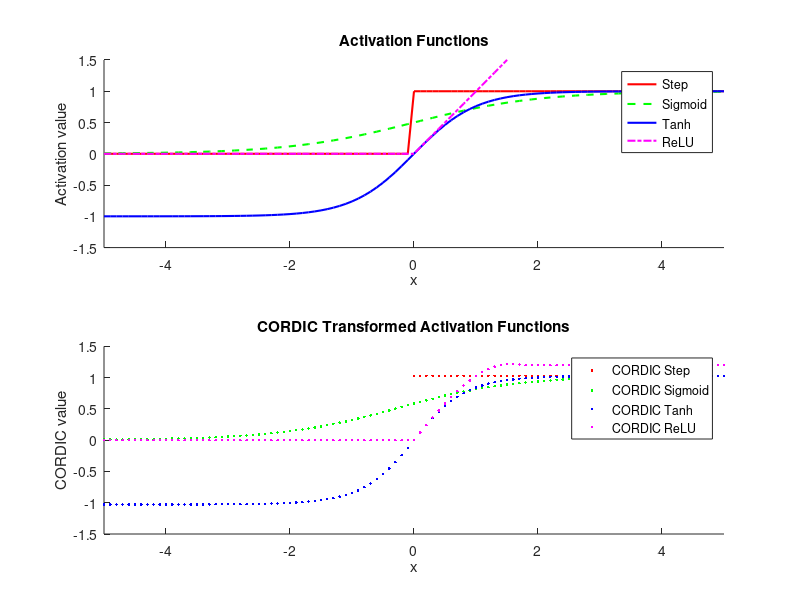

This figure's MATLAB source:
% Define the range of x values
x = -5:0.1:5;

% Define the activation functions
step = double(x >= 0);
sigmoid = 1 ./ (1 + exp(-x));
tanh_func = tanh(x);
relu = max(0, x);

% CORDIC algorithm function
function [cordic_result] = cordic_function(input_values)
    num_iterations = 15; % Number of iterations for CORDIC
    cordic_gain = 0.45;
    for i = 0:num_iterations-1
        cordic_gain = cordic_gain * sqrt(1 + 2^(-2 * i));
    end
    
    % Initialize the result vector
    cordic_result = zeros(size(input_values));
    
    % CORDIC algorithm
    for idx = 1:length(input_values)
        angle = input_values(idx);
        K = 1;
        current_angle = 0;
        X = cordic_gain;
        Y = 0;
        Z = angle;
        
        for i = 0:num_iterations-1
            if Z < 0
                d = -1;
            else
                d = 1;
            end
            
            X_new = X - Y * d * 2^(-i);
            Y = Y + X * d * 2^(-i);
            X = X_new;
            
            Z = Z - d * atan(2^(-i));
        end
        
        cordic_result(idx) = Y;
    end
end

% Apply CORDIC to each activation function
cordic_step = cordic_function(step);
cordic_sigmoid = cordic_function(sigmoid);
cordic_tanh = cordic_function(tanh_func);
cordic_relu = cordic_function(relu);

% Plot the activation functions
figure;

subplot(2, 1, 1); % Create the first subplot for the activation functions
hold on;
plot(x, step, 'r', 'LineWidth', 1.5); % Step function in red
plot(x, sigmoid, 'g--', 'LineWidth', 1.5); % Sigmoid function in green dashed
plot(x, tanh_func, 'b', 'LineWidth', 1.5); % Tanh function in blue
plot(x, relu, 'm-.', 'LineWidth', 1.5); % ReLU function in magenta dash-dot
xlabel('x');
ylabel('Activation value');
title('Activation Functions');
legend('Step', 'Sigmoid', 'Tanh', 'ReLU');
axis([-5 5 -1.5 1.5]);
hold off;

% Plot the CORDIC-transformed activation functions
subplot(2, 1, 2); % Create the second subplot for the CORDIC-transformed functions
hold on;
plot(x, cordic_step, 'r.', 'LineWidth', 1.5); % CORDIC Step function in red
plot(x, cordic_sigmoid, 'g.', 'LineWidth', 1.5); % CORDIC Sigmoid function in green dashed
plot(x, cordic_tanh, 'b.', 'LineWidth', 1.5); % CORDIC Tanh function in blue
plot(x, cordic_relu, 'm.', 'LineWidth', 1.5); % CORDIC ReLU function in magenta dash-dot
xlabel('x');
ylabel('CORDIC value');
title('CORDIC Transformed Activation Functions');
legend('CORDIC Step', 'CORDIC Sigmoid', 'CORDIC Tanh', 'CORDIC ReLU');
axis([-5 5 -1.5 1.5]);
hold off;
